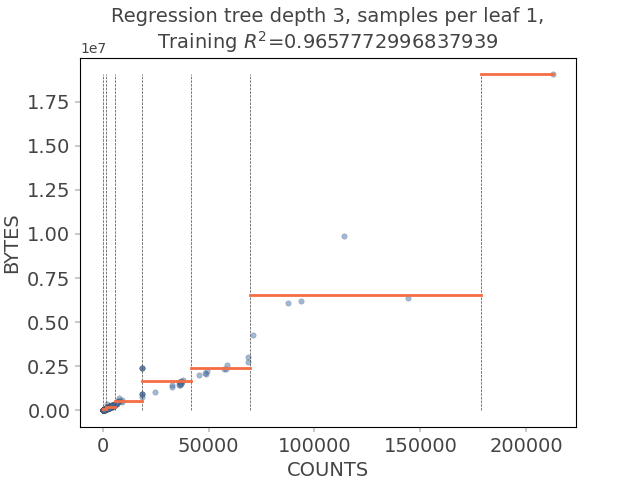

Write Python code to recreate this figure.
import pandas as pd
import matplotlib.pyplot as plt
from sklearn.tree import DecisionTreeRegressor
from dtreeviz.trees import *

df_cars = pd.read_csv("tmp")
X, y = df_cars[['COUNTS']], df_cars['BYTES']

dt = DecisionTreeRegressor(max_depth=3, criterion="mae")
dt.fit(X, y)

fig = plt.figure()
ax = fig.gca()
rtreeviz_univar(dt, X, y, 'COUNTS', 'BYTES', ax=ax)
plt.show()
